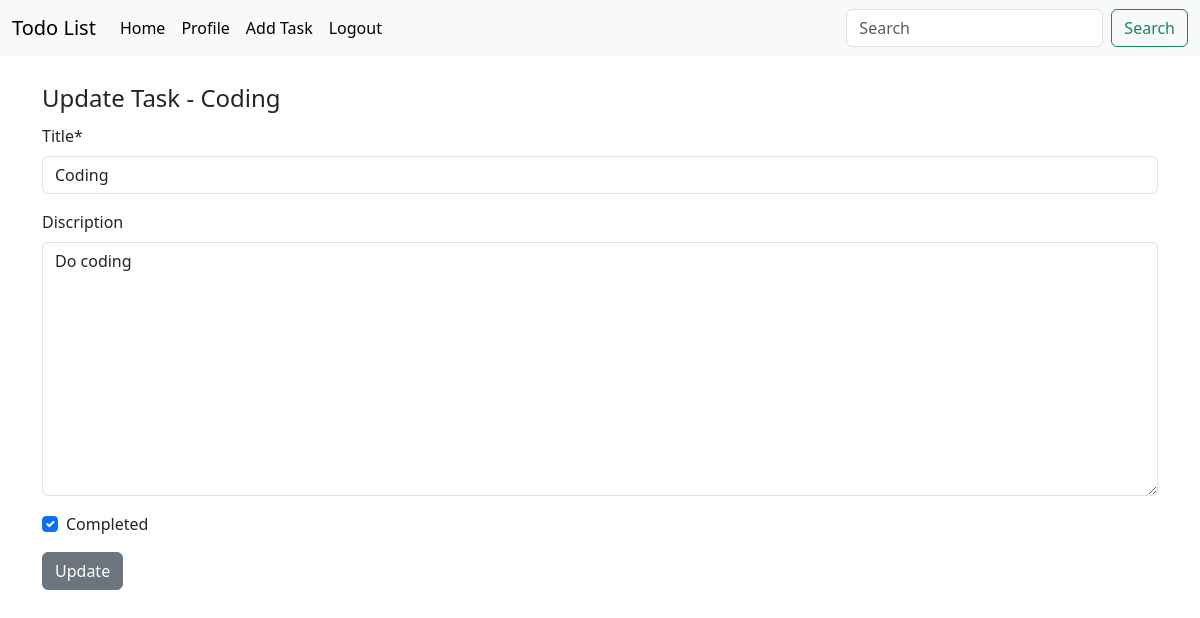
/task-update/1 (signed in), run on the app's committed database.
### base/models.py (models this page shows, shortened)
class Task(models.Model):
    title = models.CharField(max_length=200)
    discription = models.TextField(null=True,blank=True)
    author = models.ForeignKey(User, on_delete=models.CASCADE)
    completed = models.BooleanField(default=False)
    created = models.DateTimeField(auto_now_add=True)
    updated = models.DateTimeField(auto_now=True)

### base/views.py (the view, shortened to what this page needs)
# urls.py: path('task-update/<int:pk>',TaskUpdate.as_view(),name='task-update'),
class TaskUpdate(LoginRequiredMixin, UserPassesTestMixin, UpdateView):
    model = Task
    fields = ['title','discription', 'completed']
    context_object_name = 'task'
    def test_func(self):
        task = self.get_object()
        if task.author == self.request.user:
            return True
        else:
            return False

### base/templates/base/task_form.html (shortened to what this page needs)
{% extends 'index.html' %}
{% load crispy_forms_tags %}
{% block content %}
<form method="POST">
    <legend>{% if task %}Update Task - {{ task.title }}{% else %}Create Task{% endif %}</legend>
    {{ form | crispy }}
    {% if task %}
    <button type="submit" class="btn btn-secondary">Update</button>
    {% else %}
    <button type="submit" class="btn btn-success">Create</button>
    {% endif %}
</form>
{% endblock content %}

### data on the page
Task: title "Coding", discription "Do coding", completed "☑"
